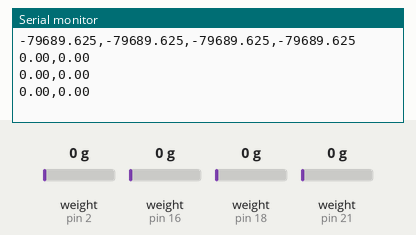
A sketch run on a simulated Arduino Mega 2560, built with avr-gcc and run on an emulated ATmega2560. Parts: the last lines printed to the serial monitor. Wiring (inferred from the names in the program): 4 × HX711 load-cell converter: data pin 21, SCK pin 22 / data pin 16, SCK pin 17 / data pin 18, SCK pin 19 / data pin 2, SCK pin 4. Inputs (shaded band) come from the test bench; at power-on: weight on the scale (sensors on pin 18, pin 21, pin 2, pin 16) 0 g.

Above: at 4.1 s.
4.2 s: weight on the scale (sensor on pin 18) set to 100 g
At 4.22 s:
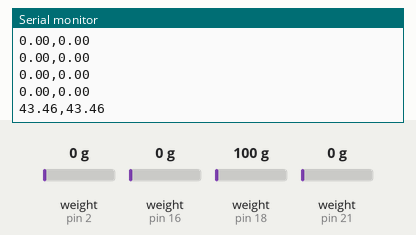
5.7 s: weight on the scale (sensor on pin 21) set to 100 g
At 5.73 s:
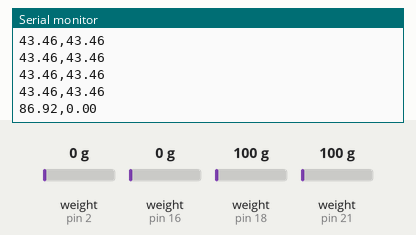
7.2 s: weight on the scale (sensor on pin 18) set to 1250 g
At 7.23 s:
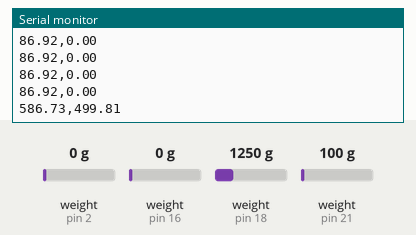
8.7 s: weight on the scale (sensor on pin 21) set to 1250 g
At 8.74 s:
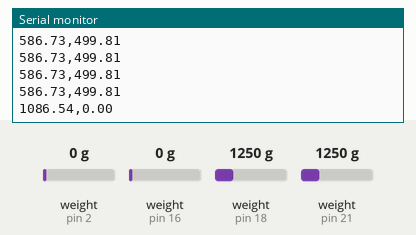
Timing chart, 0 to 11.2 s (numbered marks = the images above; inputs shaded):
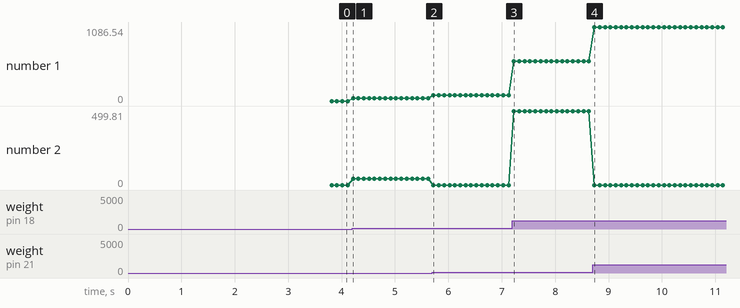

Measured:
- after the input at 4.2 s, the serial monitor: prints a new line at once (image 1)
- after the input at 5.7 s, the serial monitor: prints a new line at once (image 2)
- after the input at 7.2 s, the serial monitor: prints a new line at once (image 3)
- after the input at 8.7 s, the serial monitor: prints a new line at once (image 4)
- plotted number 1: 0 → 43.46 after the input at 4.2 s, 43.46 → 86.92 after the input at 5.7 s, 86.92 → 586.73 after the input at 7.2 s, 586.73 → 1086.54 after the input at 8.7 s
- plotted number 2: 0 → 43.46 after the input at 4.2 s, 0 → 499.81 after the input at 7.2 s

The sketch:

LSTest2.ino
```cpp
#include <deque> //This won't work on regular Arduino boards. Use it with ESP familly.

//---------------------------------------------------//
// ロードセル　シングルポイント（ ビーム型）　ＳＣ１３３　２０ｋＧ [P-12034]
//---------------------------------------------------//
#define OUT_VOL 0.001f //定格出力 [V]
#define LOAD 20000.0f  //定格容量 [g]

#define LF_DAT 21
#define LF_CLK 22
#define LB_DAT 16
#define LB_CLK 17
#define RF_DAT 18
#define RF_CLK 19
#define RB_DAT 2
#define RB_CLK 4

#define CELL_COUNT 4

struct dataSet
{
  float data[CELL_COUNT];
};

byte dataPins[] = {LF_DAT, LB_DAT, RF_DAT, RB_DAT};
byte clockPins[] = {LF_CLK, LB_CLK, RF_CLK, RB_CLK};
byte invertData[] = {true, false, true, false};

std::deque<dataSet> offsetsBuffer;
std::deque<dataSet> weightsBuffer;

float data[CELL_COUNT];
float offsets[CELL_COUNT];
bool calibrated = false;
float offsetBF = 0;
float offsetRL = 0;
float bf = 0;
float rl = 0;

bool every(bool boolArray[], bool equals = true)
{
  for (byte i = 0; i < CELL_COUNT; i++)
  {
    if (boolArray[i] != equals)
    {
      return false;
    }
  }
  return true;
}

void putWeightsTo(float *weights)
{
// #define HX711_R1 20000.0f
// #define HX711_R2 8200.0f
// #define HX711_VBG 1.25f
#define HX711_AVDD 4.2987f                  //(HX711_VBG*((HX711_R1+HX711_R2)/HX711_R2))
#define HX711_ADC1bit HX711_AVDD / 16777216 // 16777216=(2^24)
#define HX711_PGA 128
#define HX711_SCALE (OUT_VOL * HX711_AVDD / LOAD * HX711_PGA)

  bool cycleDone[CELL_COUNT];
  for (byte cell = 0; cell < CELL_COUNT; cell++)
  {
    cycleDone[cell] = false;
  }

  while (every(cycleDone) != true)
  {
    for (byte cell = 0; cell < CELL_COUNT; cell++)
    {
      if (!cycleDone[cell] && digitalRead(dataPins[cell]) == LOW)
      {
        long data = 0;
        delayMicroseconds(1);
        for (byte i = 0; i < 25; i++)
        {
          digitalWrite(clockPins[cell], HIGH);
          delayMicroseconds(1);
          digitalWrite(clockPins[cell], LOW);
          delayMicroseconds(1);
          if (cell < 24)
          {
            data = (data << 1) | (digitalRead(dataPins[cell]));
          }
        }
        weights[cell] = (data ^ 0x800000) * HX711_ADC1bit / HX711_SCALE;
        cycleDone[cell] = true;
      }
    }
  }
}

void setup()
{
  Serial.begin(115200);
  for (byte i = 0; i < CELL_COUNT; i++)
  {
    pinMode(dataPins[i], INPUT);
    pinMode(clockPins[i], OUTPUT);
  }

  // Reset HX711
  for (byte i = 0; i < CELL_COUNT; i++)
  {
    digitalWrite(clockPins[i], HIGH);
  }
  delayMicroseconds(1);
  for (byte i = 0; i < CELL_COUNT; i++)
  {
    digitalWrite(clockPins[i], LOW);
  }
  // Calibrate
  for (byte i = 0; i < 10; i++)
  {
    putWeightsTo(offsets);
  }
  delay(1000);
  for (byte i = 0; i < CELL_COUNT; i++)
  {
    char S1[20];
    char s[20];
    sprintf(S1, "%s", dtostrf(-(offsets[i]), 5, 3, s));
    Serial.print(S1);
    if (i < CELL_COUNT - 1)
    {
      Serial.print(",");
    }
    else
    {
      Serial.println("");
    }
  }

  delay(1000);
}

void loop()
{
  struct dataSet weights;
  putWeightsTo(weights.data);
  weightsBuffer.push_back(weights);
  if (weightsBuffer.size() < 10)
    return;

  for (byte cell = 0; cell < CELL_COUNT; cell++)
  {
    float ave = 0;
    byte excludeIndex = 0;
    byte minIndex = 0;
    for (byte i = 0; i < weightsBuffer.size(); i++)
    {
      if(invertData[cell]){
        excludeIndex = weightsBuffer[i].data[cell] < weightsBuffer[excludeIndex].data[cell] ? i : excludeIndex;
      }else{
        excludeIndex = weightsBuffer[i].data[cell] > weightsBuffer[excludeIndex].data[cell] ? i : excludeIndex;
      }
      ave += weightsBuffer[i].data[cell];
    }
    ave -= weightsBuffer[excludeIndex].data[cell];
    ave /= (weightsBuffer.size() - 1);
    data[cell] = (ave - offsets[cell]) * (invertData[cell] ? 1 : -1);
  }
  weightsBuffer.pop_back();

  bf = ((data[0] + data[2]) / 2) - ((data[1] + data[3]) / 2) - offsetBF;
  rl = ((data[2] + data[3]) / 2) - ((data[0] + data[1]) / 2) - offsetRL;
  if (!calibrated)
  {
    offsetBF = bf;
    offsetRL = rl;
    calibrated = true;
  }
  Serial.print(bf);
  Serial.print(",");
  Serial.println(rl);
}
```
